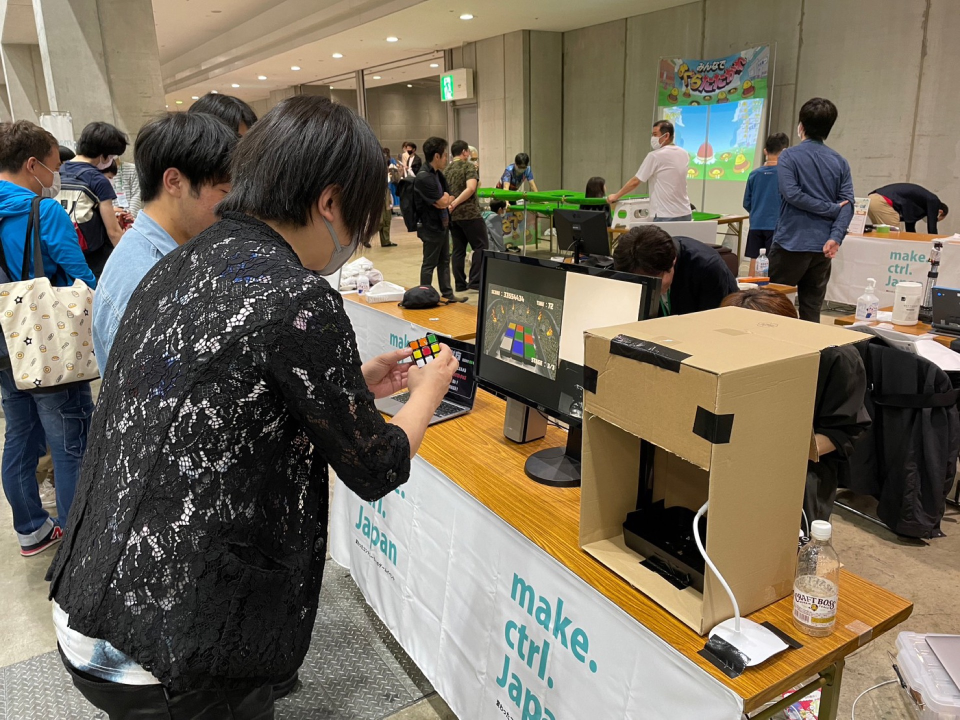
//> input picture assets/works/04/gallery_02.jpg, 1920 x 1439 px, given in place of the camera (shown at 1/2 size)
$ ./BUSAN   (built with g++ and OpenCV 4)
//> lines starting //> are read from the running program, lines starting //| are printed output that depends on the picture; after the words box and inside, x2 and y2 are one past the last pixel; in counts of white or black regions, pixels touching at a corner belong together
//g++ -O3 BUSAN.cpp -std=c++11 `pkg-config --cflags --libs opencv4`
#include <stdio.h>
#include <string>
#include <stdlib.h>
#include <fstream> //ファイル関連
#include <sstream> //ファイル関連
#include <iostream>  //入出力関連ヘッダ
#include <opencv2/opencv.hpp>  //OpenCV関連ヘッダ

void mouseCV(int event, int x, int y, int flg, void *param); //マウスイベントコールバック関数
cv::Mat hsvImage;  //HSV用

int main (int argc, const char* argv[]) {

    int number1 = 0, number2 = 0;
    int count = 0;
    int cubecol[][3]={{-1,-1,-1},{-1,-1,-1},{-1,-1,-1}}; //色認識の数字配列

    cv::Vec3b cCol[6];
    cv::Rect boxarea = cv::Rect(380, 90, 430, 430); //取得範囲(x座標、y座標、幅、高さ)

    //認識した輪郭の色を定義
    cCol[0][0] = 0; cCol[0][1] = 0; cCol[0][2] = 255; //赤の識別(0)
    cCol[1][0] = 255; cCol[1][1] = 0; cCol[1][2] = 0; //青の識別(1)
    cCol[2][0] = 0; cCol[2][1] = 255; cCol[2][2] = 0; //緑の識別(2)
    cCol[3][0] = 0; cCol[3][1] = 255; cCol[3][2] = 255; //黄の識別(3)
    cCol[4][0] = 0; cCol[4][1] = 128; cCol[4][2] = 255; //橙の識別(4)
    cCol[5][0] = 255; cCol[5][1] = 255; cCol[5][2] = 255; //白の識別(5)

    //カメラの初期化
    cv::VideoCapture capture(0);  //カメラ1番をオープン（webカメラを開くときは1,内蔵を開くときは2）
    if (capture.isOpened()==0) {  //オープン失敗
        printf("Camera not found\n");
        return -1;
    }

    capture.set(cv::CAP_PROP_AUTO_EXPOSURE, 0.75);

    //画像格納用インスタンス準備
    int width = 1280, height = 720;  //処理画像サイズ
    cv::Mat captureImage;  //キャプチャ用
    cv::Mat frameImage = cv::Mat(cv::Size(width, height), CV_8UC3);  //処理用
    cv::Mat grayImage[6]; //grayImageを格納する配列を定義

    for (int i=0; i<6; i++) {
        grayImage[i] = cv::Mat(cv::Size(width, height), CV_8UC1);  //領域用
    }

    //ウィンドウの生成と移動
    cv::namedWindow("Frame");
    cv::moveWindow("Frame", 0, 0);

    //HSV取得の関数を呼び出し
    cv::setMouseCallback("Frame", mouseCV, 0);

    cv::Mat priorImage(cv::Size(width, height), CV_8UC1);  //前フレーム画像
    cv::Mat presentImage(cv::Size(width, height), CV_8UC1);  //現フレーム画像
    cv::TermCriteria criteria = cv::TermCriteria(cv::TermCriteria::MAX_ITER|cv::TermCriteria::EPS, 20, 0.05);  //反復アルゴリズム停止基準
    std::vector<cv::Point2f> priorFeature, presentFeature;  //前フレームおよび現フレーム特徴点
    std::vector<unsigned char> status;  //作業用
    std::vector<float> errors;  //作業用

    //動画像処理無限ループ
    while (1) {

        capture.set(cv::CAP_PROP_AUTO_EXPOSURE, 0.75);

        //カメラから1フレーム読み込んでcaptureImageに格納（CV_8UC3）
        capture >> captureImage;
//> captureImage is the input picture: 1439 rows x 1920 cols, CV_8UC3; mean B, G, R 92.8, 108.8, 117.6
        if (captureImage.data==0) break;  //フレームの取り込みに失敗したら無限ループ脱出

        //captureImageをframeImageに合わせてサイズ変換して格納
        cv::resize(captureImage, frameImage, frameImage.size());
        cv::flip(frameImage, frameImage, -1);

        //メディアンフィルタ適用
        cv::medianBlur(frameImage, frameImage, 3);

        //=============
        cv::cvtColor(frameImage, presentImage, cv::COLOR_BGR2GRAY); //画像を2値化画像に変換
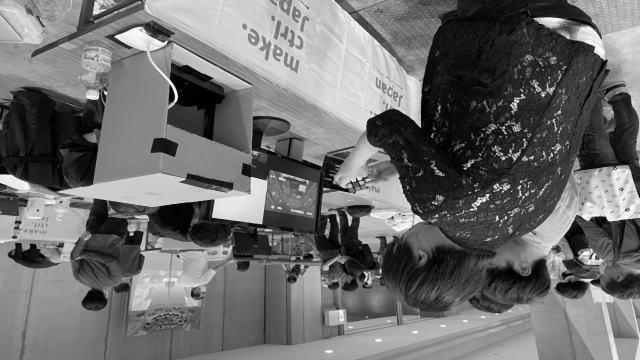
//> presentImage: 720 rows x 1280 cols, CV_8UC1 (shown at 1/2 size); min 0, max 254, mean 109
        cv::goodFeaturesToTrack(priorImage, priorFeature, 300, 0.01, 10); //前フレームの画像から顕著なコーナー（特徴点）を検出した画像
        int opCnt = priorFeature.size();  //特徴点数
        double optLen = 0.0;
        if (opCnt>0) {  //特徴点が存在する場合
            //前フレームの特徴点"priorFeature"から，対応する現フレームの特徴点"presentFeature"を検出
            cv::calcOpticalFlowPyrLK(priorImage, presentImage, priorFeature, presentFeature, status, errors, cv::Size(10,10), 4, criteria);
            //オプティカルフロー描画 (画像内の特徴点の移動を検出)
            for(int i=0; i<opCnt; i++){
                cv::Point pt1 = cv::Point(priorFeature[i]);  //前フレーム特徴点
                cv::Point pt2 = cv::Point(presentFeature[i]);  //現フレーム特徴点

                double len0 = sqrt(pow(pt1.x-pt2.x,2)+pow(pt1.y-pt2.y,2)); //前フレームの特徴点と現フレームの特徴点の移動距離を計算
                if (len0<200) { //移動距離の閾値が200より大きいとき
                    //cv::line(frameImage, pt1, pt2, CV_RGB(255, 0, 0), 1, 8);  //直線描画
                    optLen += len0; //前フレームと現フレームの移動距離を加算
                }
            }
        }
        presentImage.copyTo(priorImage);

        //色変換
        cv::cvtColor(frameImage, hsvImage, cv::COLOR_BGR2HSV);
//> hsvImage: 720 rows x 1280 cols, CV_8UC3; mean H, S, V 35.1, 65.9, 121.7

        for (int i=0; i<6; i++) {
            grayImage[i] = 0;  //grayImageのリセット
        }

        for (int j=0; j<hsvImage.rows; j++) { //720
            for (int i=0; i<hsvImage.cols; i++) { //1280
                if(i<boxarea.x || i>boxarea.x+boxarea.width || j<boxarea.y || j>boxarea.y+boxarea.height) continue;
                cv::Vec3b s = hsvImage.at<cv::Vec3b>(j,i);  //hsvImageの画素(i,j)の画素値をsに格納

                //s[0]：色相（0~179）H
                //s[1]：彩度（0~255）S
                //s[2]：明度（0~255）V
                // HとVの調整が多い

                //赤の識別(0)
                if (((s[0]<6|| s[0]>160) && s[1]>65 && (s[2]>90))){
                    grayImage[0].at<unsigned char>(j,i) = 255;
                }
                //橙の識別(4)
                else if ((s[0]>=10 && s[0]<20) && s[1]>110 && s[2]>145) {
                    grayImage[4].at<unsigned char>(j,i) = 255;
                }
                //青の識別(1)
                else if ((s[0]>97 && s[0]<120) && (s[1]>120) && (s[2]>100)) {
                    grayImage[1].at<unsigned char>(j,i) = 255;
                }
                //緑の識別(2)
                else if ((s[0]>60 && s[0]<80) && s[1]>90 && s[2]>120) {
                    grayImage[2].at<unsigned char>(j,i) = 255;
                }
                //黄の識別(3)
                else if ((s[0]>=30&& s[0]<=40) && s[1]>30 && s[2]>170) {
                    grayImage[3].at<unsigned char>(j,i) = 255;
                }
                //白の識別(5)
                else if (s[0]< 160 && s[1]<80 && s[2]>180) {
                    grayImage[5].at<unsigned char>(j,i) = 255;
                }

            }
        }
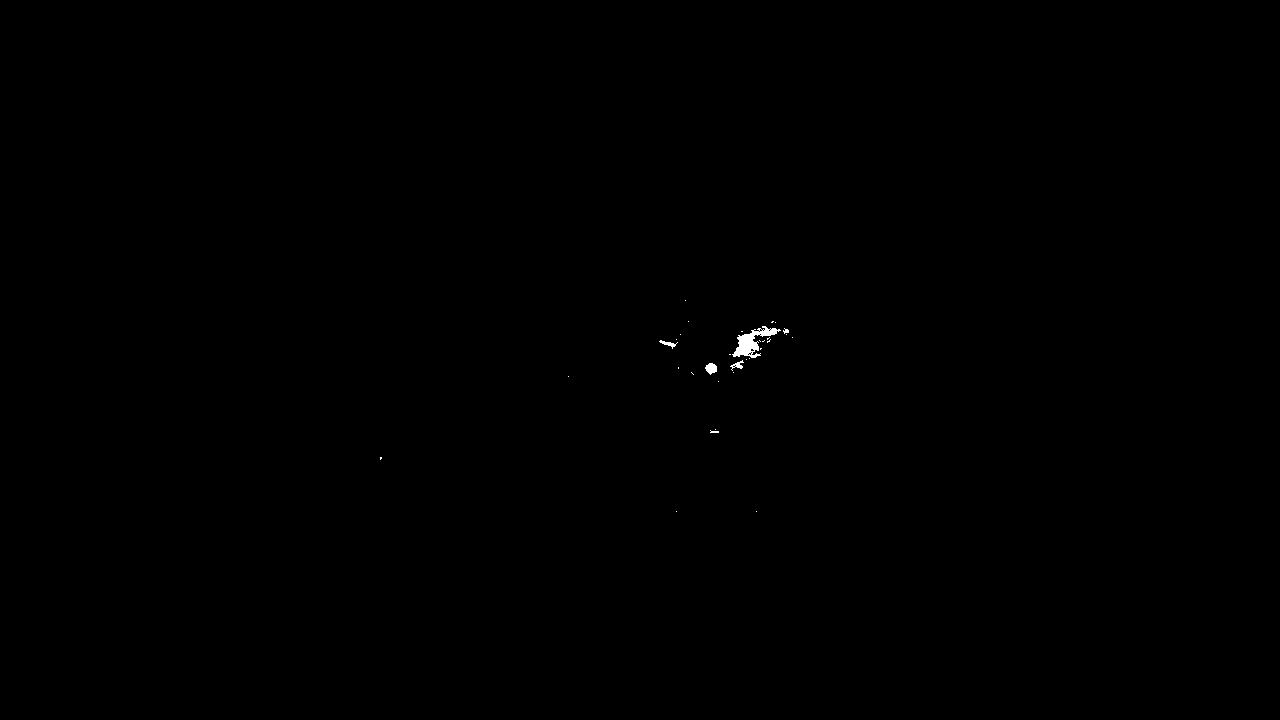
//> grayImage[0]: 720 rows x 1280 cols, CV_8UC1; 0.1% white; 32 white regions (27 under 20 px), largest, box (x1, y1, x2, y2) and area: (732, 326, 781, 358) 594, (705, 363, 717, 375) 99, (659, 340, 678, 349) 59, (730, 360, 744, 371) 58, (783, 328, 789, 334) 21
//> grayImage[1]: 720 rows x 1280 cols, CV_8UC1; 0.01% white; 3 white regions (2 under 20 px), largest, box (x1, y1, x2, y2) and area: (747, 515, 753, 521) 32
//> grayImage[2]: 720 rows x 1280 cols, CV_8UC1; 0% white in thin lines or dots, all inside (x1, y1, x2, y2) = (629, 377, 709, 507)
//> grayImage[3]: 720 rows x 1280 cols, CV_8UC1; 0.01% white in thin lines or dots, all inside (x1, y1, x2, y2) = (442, 119, 723, 521)
//> grayImage[4]: 720 rows x 1280 cols, CV_8UC1; 3.5% white; 71 white regions (55 under 20 px), largest, box (x1, y1, x2, y2) and area: (380, 90, 731, 332) 20172, (380, 266, 501, 384) 8400, (643, 382, 811, 426) 2820
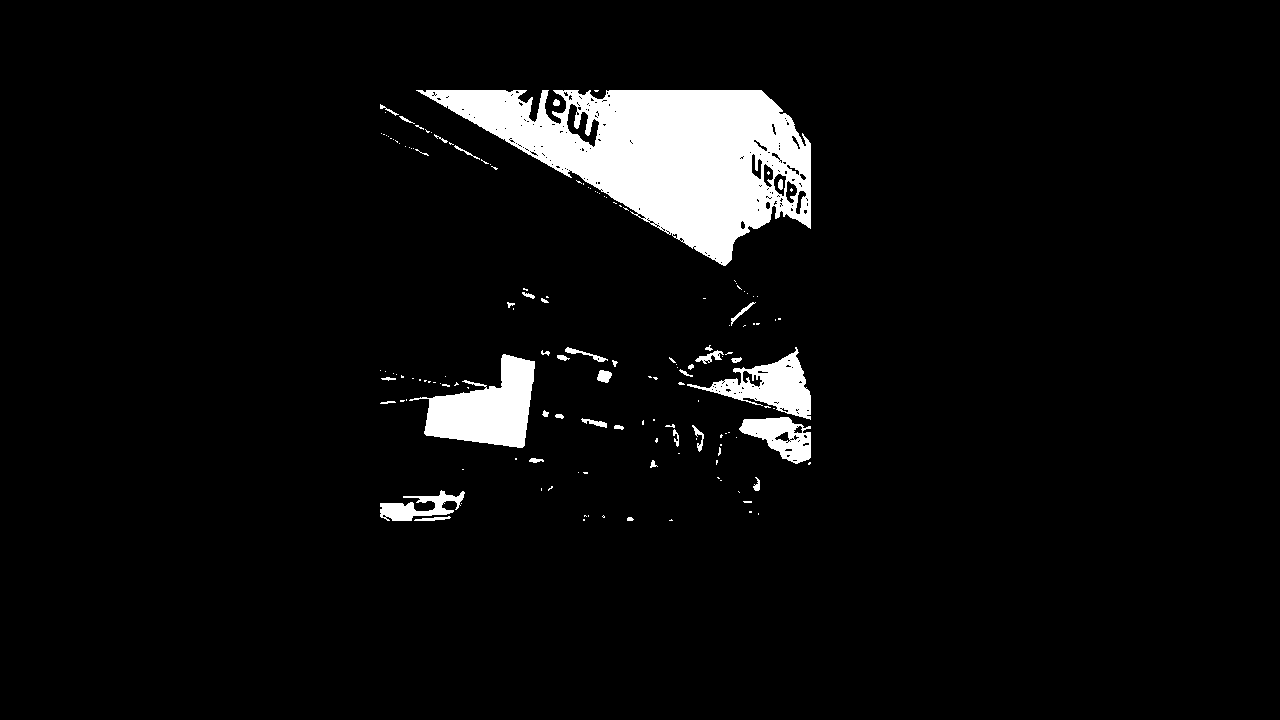
//> grayImage[5]: 720 rows x 1280 cols, CV_8UC1; 5.4% white; 151 white regions (111 under 20 px), largest, box (x1, y1, x2, y2) and area: (416, 90, 811, 266) 34608, (409, 354, 535, 448) 6245, (687, 347, 811, 420) 3357

        if (optLen<2000) { //前フレームと現フレームの移動距離が2000より大きいとき
            for (int i=0; i<6; i++) {
                cv::dilate(grayImage[i], grayImage[i], cv::Mat(), cv::Point(-1,-1), 1);  //領域膨張
                // cv::erode(grayImage, grayImage, cv::Mat(), cv::Point(-1,-1), 1);  //領域収縮

                std::vector< std::vector<cv::Point> > contours;  //領域輪郭用
                cv::findContours(grayImage[i], contours, cv::RETR_EXTERNAL, cv::CHAIN_APPROX_NONE);  //領域輪郭抽出

                //system("clear");
                for (int j=0; j<contours.size(); j++) {
                    double area = cv::contourArea(contours[j]);
                    double length = cv::arcLength(contours[j], true);
                    double cir = 4.0 * M_PI * area / (length * length);
                    if (area<1000 || area > 50000 || cir < 0.1) continue;
                    //printf("%f\n", area);

                    cv::drawContours(frameImage, contours, j, cv::Scalar(cCol[i][0],cCol[i][1],cCol[i][2]), 2, 8);  //領域輪郭描画

                    cv::Point cPoint = (contours[j][0]+contours[j][contours[j].size()/2])/2;
                    cv::circle(frameImage, cPoint, 3, cv::Scalar(255,255,0), -1);
                    if (cPoint.y > boxarea.y && cPoint.y < boxarea.y+boxarea.height/3){ //1行目
                        if (cPoint.x > boxarea.x && cPoint.x < boxarea.x+boxarea.width/3){
                            cubecol[0][0] = i;
                        }
                        else if (cPoint.x > boxarea.x+boxarea.width/3 && cPoint.x < boxarea.x+2*boxarea.width/3){
                            cubecol[0][1] = i;
                        }
                        else if (cPoint.x > boxarea.x+2*boxarea.width/3 && cPoint.x < boxarea.x+boxarea.width){
                            cubecol[0][2] = i;
                        }
                    }
                    else if (cPoint.y > boxarea.y+boxarea.height/3 && cPoint.y < boxarea.y+2*boxarea.height/3){ //2行目
                        if (cPoint.x > boxarea.x && cPoint.x < boxarea.x+boxarea.width/3){
                            cubecol[1][0] = i;
                        }
                        else if (cPoint.x > boxarea.x+boxarea.width/3 && cPoint.x < boxarea.x+2*boxarea.width/3){
                            cubecol[1][1] = i;
                        }
                        else if (cPoint.x > boxarea.x+2*boxarea.width/3 && cPoint.x < boxarea.x+boxarea.width){
                            cubecol[1][2] = i;
                        }
                    }
                    else if (cPoint.y > boxarea.y+2*boxarea.height/3 && cPoint.y < boxarea.y+boxarea.height){ //3行目
                        if (cPoint.x > boxarea.x && cPoint.x < boxarea.x+boxarea.width/3){
                            cubecol[2][0] = i;
                        }
                        else if (cPoint.x > boxarea.x+boxarea.width/3 && cPoint.x < boxarea.x+2*boxarea.width/3){
                            cubecol[2][1] = i;
                        }
                        else if (cPoint.x > boxarea.x+2*boxarea.width/3 && cPoint.x < boxarea.x+boxarea.width){
                            cubecol[2][2] = i;
                        }
                    }
                    //printf("%d, %d\n", cPoint.x, cPoint.y);
                }
            }
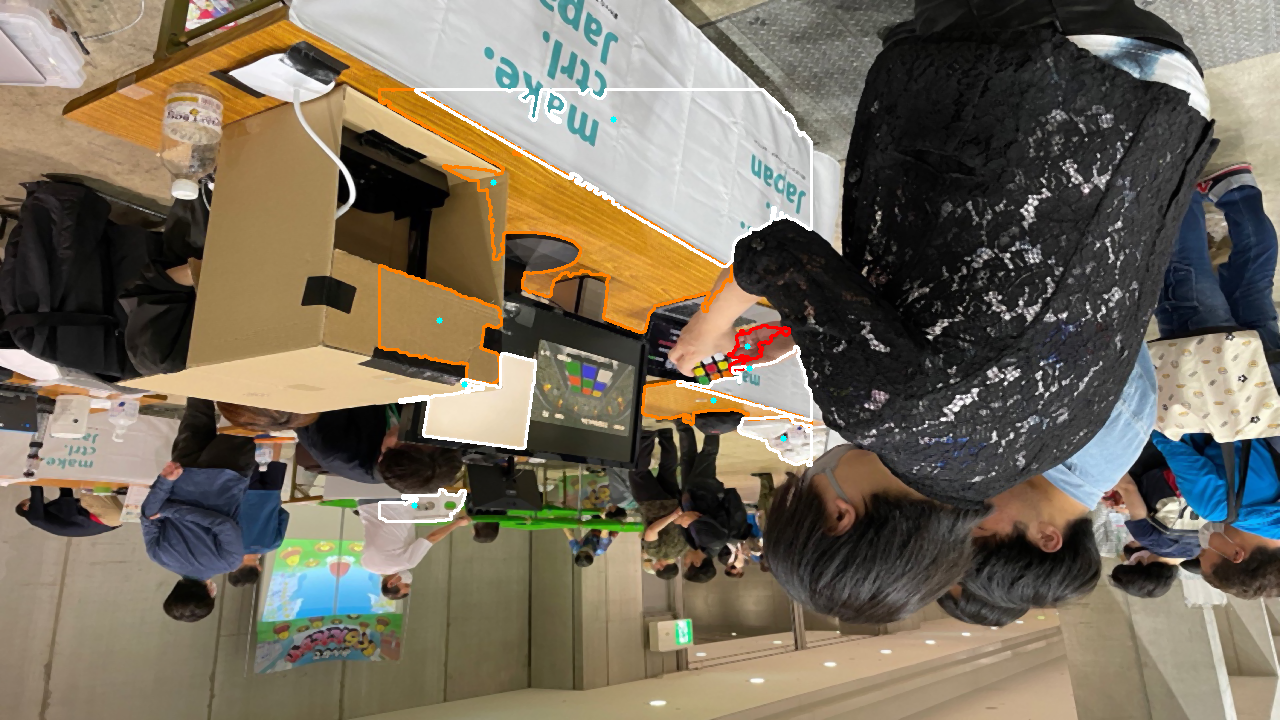
//> frameImage: 720 rows x 1280 cols, CV_8UC3; mean B, G, R 92.8, 109.2, 118.6
        }

        cv::rectangle(frameImage, boxarea, cv::Scalar(255, 255, 0), 2); //フレーム内に四角形を表示
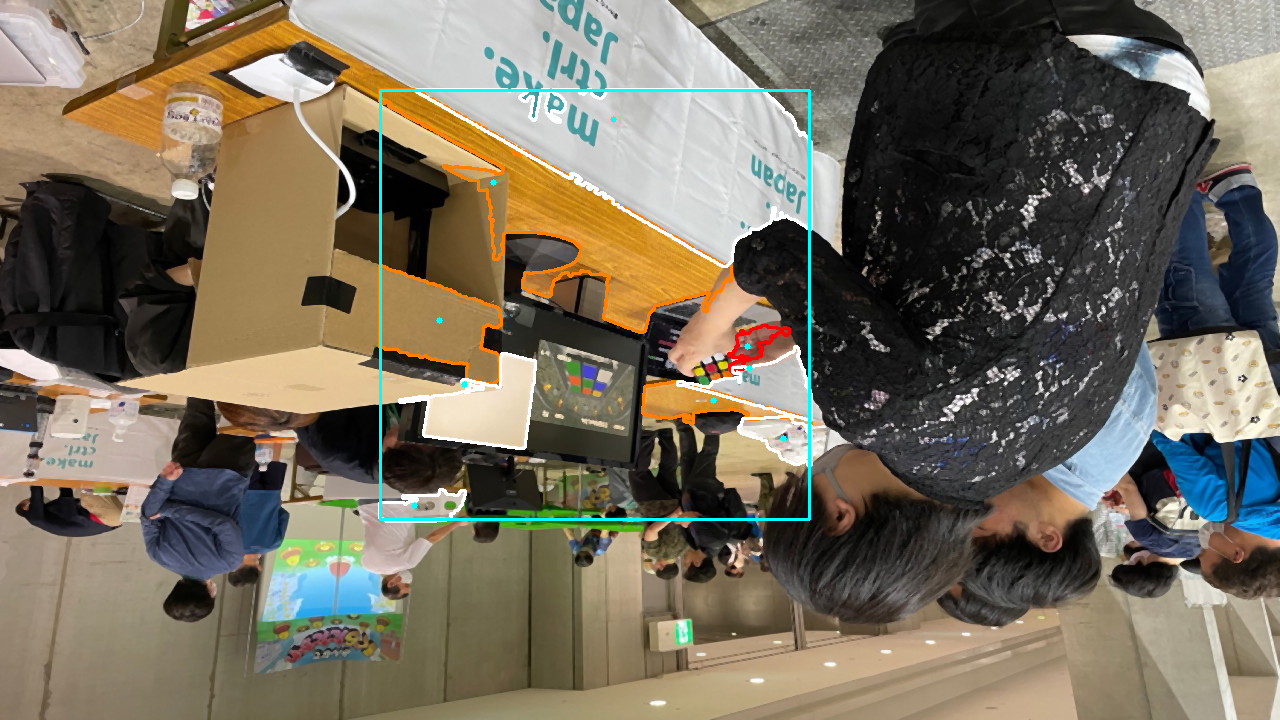
//> frameImage: 720 rows x 1280 cols, CV_8UC3; 0.56% of pixels changed, all inside (x1, y1, x2, y2) = (379, 89, 811, 521)

        //ウィンドウへの画像の表示
        cv::imshow("Frame", frameImage);

       system("clear");
       for (int j = 0; j<3; j++){
           printf("%d %d %d\n", cubecol[j][0], cubecol[j][1], cubecol[j][2]);
       }
//> this loop made 3 passes
//| 4 5 -1
//| 4 -1 5
//| 5 -1 5

        using std::endl; //名前空間の定義
        using std::ofstream;

/*変更点*/
        ofstream ofs("/Users/k22026kk/Desktop/test.txt");  // ファイルパスを指定する
        for (int k=0; k<3; k++){
            for (int f = 0; f<3; f++){
                ofs << cubecol[k][f] << endl;
            }
        }

        //キー入力待ち
        char key = cv::waitKey(20);  //20ミリ秒キー入力待ち
//> the 'q' key is pressed
        if (key=='q') break;  //入力されたキーが[q]なら無限ループ脱出
    }

    return 0;
}

// [7 lines left out: function mouseCV, not called in this run]
